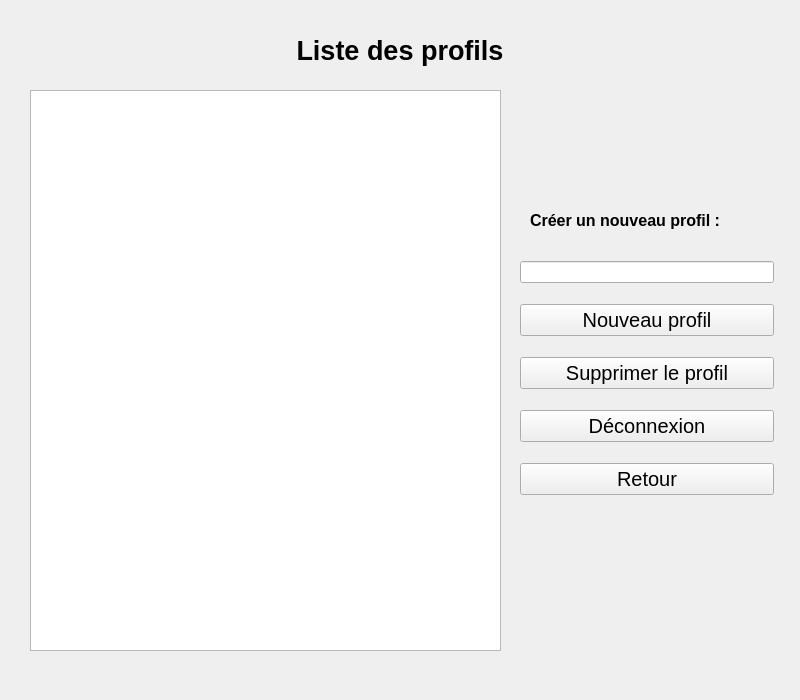
<?xml version="1.0" encoding="UTF-8"?>
<ui version="4.0">
 <class>ProfileList</class>
 <widget class="QWidget" name="ProfileList">
  <property name="geometry">
   <rect>
    <x>0</x>
    <y>0</y>
    <width>800</width>
    <height>700</height>
   </rect>
  </property>
  <property name="windowTitle">
   <string>Form</string>
  </property>
  <widget class="QWidget" name="verticalLayoutWidget">
   <property name="geometry">
    <rect>
     <x>520</x>
     <y>240</y>
     <width>254</width>
     <height>281</height>
    </rect>
   </property>
   <layout class="QVBoxLayout" name="crudLayout">
    <property name="spacing">
     <number>0</number>
    </property>
    <item>
     <widget class="QLineEdit" name="newProfileText"/>
    </item>
    <item>
     <widget class="QPushButton" name="newProfileButton">
      <property name="font">
       <font>
        <pointsize>15</pointsize>
       </font>
      </property>
      <property name="text">
       <string>Nouveau profil</string>
      </property>
     </widget>
    </item>
    <item>
     <widget class="QPushButton" name="delProfileButton">
      <property name="font">
       <font>
        <pointsize>15</pointsize>
       </font>
      </property>
      <property name="text">
       <string>Supprimer le profil</string>
      </property>
     </widget>
    </item>
    <item>
     <widget class="QPushButton" name="disconnectButton">
      <property name="font">
       <font>
        <pointsize>15</pointsize>
       </font>
      </property>
      <property name="text">
       <string>Déconnexion</string>
      </property>
     </widget>
    </item>
    <item>
     <widget class="QPushButton" name="returnButton">
      <property name="font">
       <font>
        <pointsize>15</pointsize>
       </font>
      </property>
      <property name="text">
       <string>Retour</string>
      </property>
     </widget>
    </item>
   </layout>
  </widget>
  <widget class="QLabel" name="Titre">
   <property name="geometry">
    <rect>
     <x>250</x>
     <y>20</y>
     <width>300</width>
     <height>60</height>
    </rect>
   </property>
   <property name="font">
    <font>
     <pointsize>20</pointsize>
     <bold>true</bold>
    </font>
   </property>
   <property name="layoutDirection">
    <enum>Qt::LeftToRight</enum>
   </property>
   <property name="autoFillBackground">
    <bool>false</bool>
   </property>
   <property name="text">
    <string>Liste des profils</string>
   </property>
   <property name="alignment">
    <set>Qt::AlignCenter</set>
   </property>
  </widget>
  <widget class="QTableView" name="tableProfile">
   <property name="geometry">
    <rect>
     <x>30</x>
     <y>90</y>
     <width>471</width>
     <height>561</height>
    </rect>
   </property>
  </widget>
  <widget class="QLabel" name="newProfileLabel">
   <property name="geometry">
    <rect>
     <x>530</x>
     <y>210</y>
     <width>241</width>
     <height>20</height>
    </rect>
   </property>
   <property name="font">
    <font>
     <pointsize>12</pointsize>
     <bold>true</bold>
    </font>
   </property>
   <property name="text">
    <string>Créer un nouveau profil :</string>
   </property>
  </widget>
  <widget class="QLabel" name="errorLabel">
   <property name="geometry">
    <rect>
     <x>520</x>
     <y>180</y>
     <width>251</width>
     <height>20</height>
    </rect>
   </property>
   <property name="palette">
    <palette>
     <active>
      <colorrole role="WindowText">
       <brush brushstyle="SolidPattern">
        <color alpha="255">
         <red>255</red>
         <green>0</green>
         <blue>0</blue>
        </color>
       </brush>
      </colorrole>
     </active>
     <inactive>
      <colorrole role="WindowText">
       <brush brushstyle="SolidPattern">
        <color alpha="255">
         <red>255</red>
         <green>0</green>
         <blue>0</blue>
        </color>
       </brush>
      </colorrole>
     </inactive>
     <disabled/>
    </palette>
   </property>
   <property name="font">
    <font>
     <pointsize>11</pointsize>
    </font>
   </property>
   <property name="text">
    <string/>
   </property>
  </widget>
 </widget>
 <resources/>
 <connections/>
</ui>
